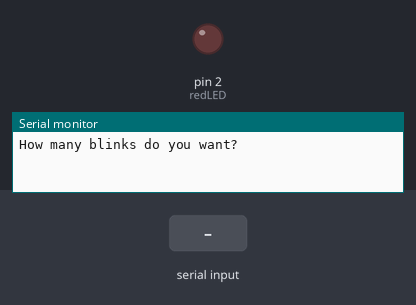
Simulated run of this sketch. Board: Arduino Uno, built with avr-gcc and run on an emulated ATmega328P. Shown: output pins drawn as LEDs (lit = HIGH), the last lines printed to the serial monitor. Dashed ring = blinking. Inputs (shaded band) come from the test bench.

Above: at 1.2 s.
1.3 s: "90,45\n" received over Serial
At 1.7 s:
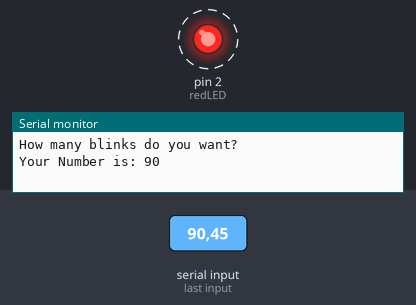
Timing chart, 0 to 10.3 s (numbered marks = the images above; inputs shaded):
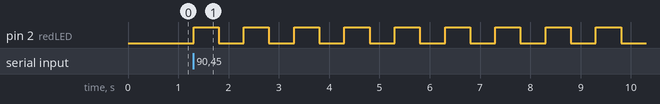

Measured:
- after the input at 1.3 s, pin 2 (redLED): alternates HIGH for 0.50 s and LOW for 0.50 s, starting at once

The sketch:

13._Number_Data__in_Serial_Monitor_with_LED.ino
```cpp
int redLED=2;
int myNum;
String msg1="How many blinks do you want?";
String msg2="Your Number is: ";
int i;
int t=500;

void setup() {
  // put your setup code here, to run once:
pinMode(redLED,OUTPUT);
Serial.begin(9600);
}

void loop() {
  // put your main code here, to run repeatedly:
Serial.println(msg1);
while(Serial.available()==0)
{

}
myNum=Serial.parseInt();
Serial.print(msg2);
Serial.println(myNum);
for (i=1;i<=myNum;i++)
{
  digitalWrite(redLED,HIGH);
  delay(t);
  digitalWrite(redLED,LOW);
  delay(t);
}
}
```
